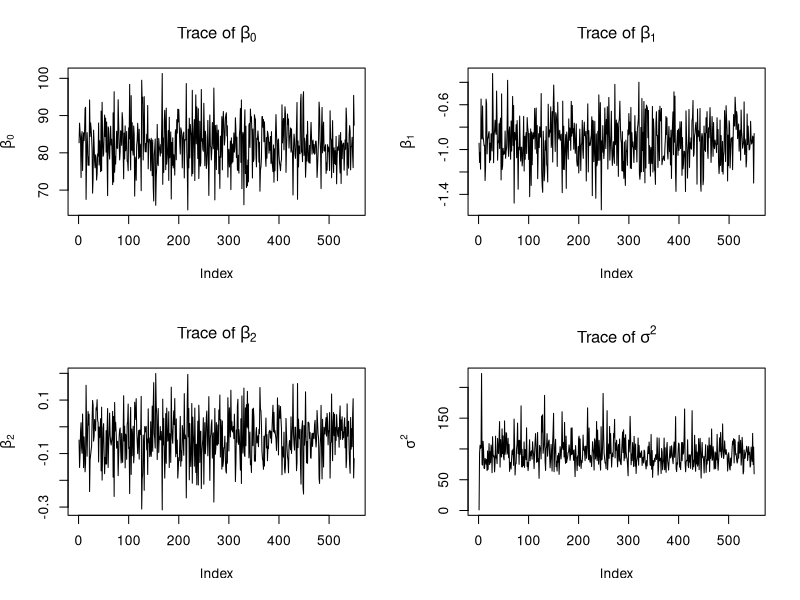
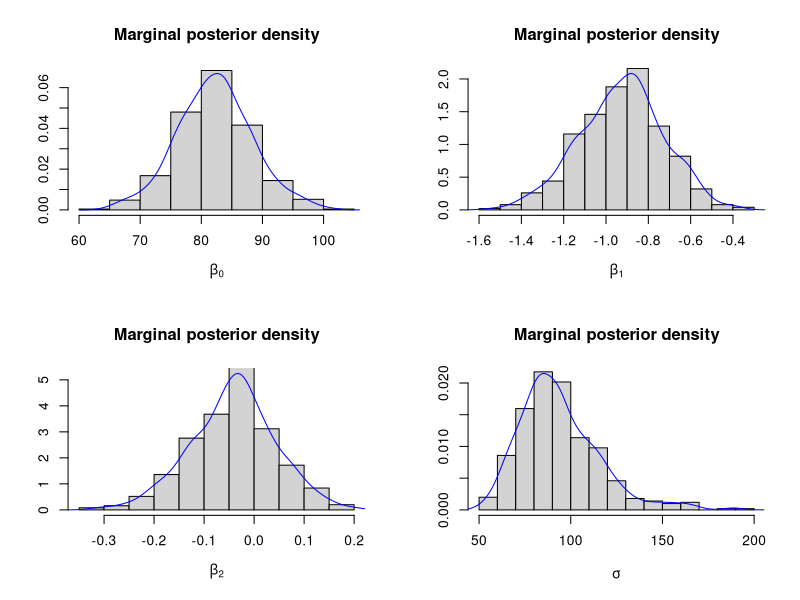

These charts were generated, in order, by the following R code:
## ---- chunk 1
knitr::opts_chunk$set(echo = TRUE)
## ---- chunk 2
#library(MASS)
#library(mixtools)
#library(plyr)
#library(xtable)
library(mvtnorm)
## ---- chunk 3
# Swiss data
dat <- swiss

# Response variable
Y <- dat$Fertility

# Design matrix
n <- nrow(dat)
X <- matrix(c(rep(1,n), dat$Education, dat$Agriculture), nrow=n)
p <- ncol(X)

# Number of samples
b <- 50  # Burn in
R <- 500 # Random draws to evaluate
B <- R + b

plotSampling <- function(betas, sigma, traces = TRUE, density = TRUE) {
  # Get number of parameters and adjust plot frame height
  q <- ncol(betas) + 1
  frameRows <- round(q/2+0.5)
  
  # Traces
  if(traces == TRUE) {
    par(mfrow = c(2,frameRows))
    for(i in 1:ncol(betas)) {
      plot(betas[,i], type='l', ylab=bquote(beta[.(i-1)]), main=bquote("Trace of" ~ beta[.(i-1)]))
    }
    plot(sigma, type='l', ylab=bquote(sigma^2), main=bquote("Trace of" ~ sigma^2))
  }
  
  # Marginal posterior densities (remove burn in)
  if(density == TRUE) {
    # Function to draw plot
    drawHistDensity <- function(para, para_name) {
      # para     : Parameter (e.b. Beta, Sigma)
      # para_name: Title of plot
      
      # Estimate density for parameter values
      density <- density(para)
      
      # Draw histogram and add estimated density line
      hist(para, freq = FALSE, ylim = c(0,max(density$y)), xlab = para_name,
           ylab=NULL, main = "Marginal posterior density")
      lines(density, col="blue")
    }
    
    # Adjust frame and plot all parameters
    par(mfrow = c(2,frameRows))
    for(i in 1:ncol(betas)) {
      drawHistDensity(betas[-(1:b),i], bquote(beta[.(i-1)]))
    }
    drawHistDensity(sigma[-(1:b)], bquote(sigma))
  }
}

# The Gibbs Sampler
gibbsSampler <- function(X, Y, B, show = FALSE) {
  # Size of design matrix
  n <- nrow(X)
  p <- ncol(X)
  
  # Variables to store the samples in 
  betas <- matrix(NA, nrow = B, ncol = p)
  sigma <- c(1, rep(NA, B))
  
  # Sampling
  for(i in 1:B){
    # OLS of beta
    V <- solve(t(X)%*%X)     # (X^T X)^-1
    beta_hat <- V%*%t(X)%*%Y # (X^T X)^-1 X^T Y
    
    # OLS of sigma
    sigma_hat <- t(Y-X%*%beta_hat)%*%(Y-X%*%beta_hat)/(n-p)
    
    # Sample beta from the full conditional 
    betas[i,] <- rmvnorm(1,beta_hat,sigma[i]*V)
    
    # Sample sigma from the full conditional
    sigma[i+1] <- 1/rgamma(1,(n-p)/2,(n-p)*sigma_hat/2)
  }
  
  if(show == TRUE) {
    plotSampling(betas, sigma)
  }
  
  return(list(betas = betas, sigma = sigma))
}

crossValidation <- function(X, Y, B) {
  Yhat <- rep(NA, n)
  betas <- matrix(NA, nrow = n, ncol = p)
  
  for(i in 1:n) {
    # Remove i-th row from data
    Xi <- X[-i,]
    Yi <- Y[-i]
    
    # Run gibbs sampler to get sampled parameters and plot results from first run
    res <- gibbsSampler(Xi, Yi, B, ifelse(i == 1, TRUE, FALSE))
    
    # Calculate posterior mean from sampled betas
    betas[i,] <- apply(res$betas, 2, mean)
    
    # Predict value with posterior mean
    Yhat[i] <- X[i,]%*%betas[i,]
  }
  
  # Calculate beta estimate
  beta_cv <- mean(betas)
  
  # Calculate MSE
  mse <- sum((Y-Yhat)^2)
  
  return(list(betas = betas, mse = mse))
}

res <- crossValidation(X, Y, B)

print(res$mse)

# Compare with frequentist linear regression
#lm(dat$Fertility ~ dat$Education + dat$Agriculture)
